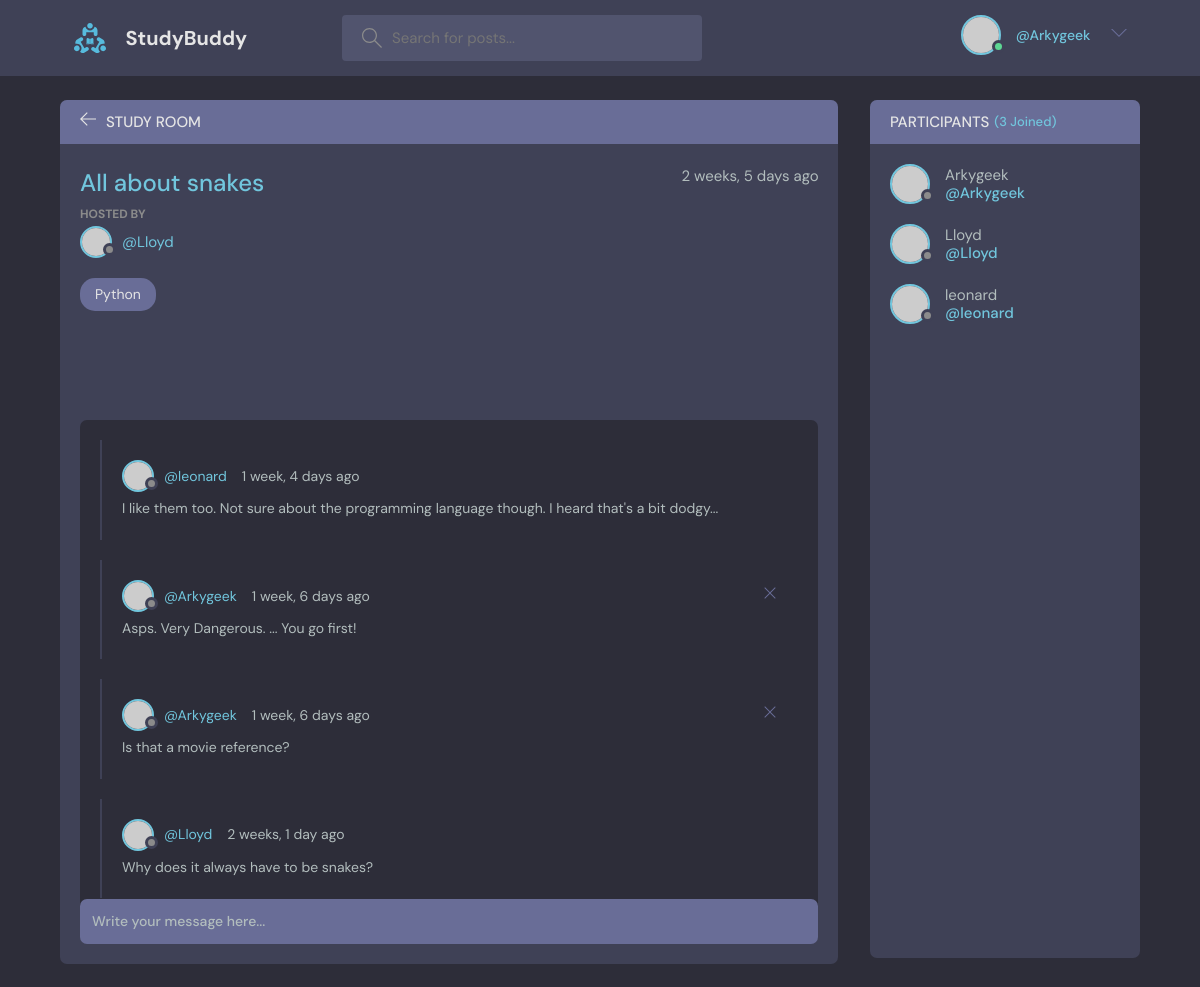
The page /room/8/ (signed in) on the database its author committed.
### base/models.py (models this page shows, shortened)
class Room(models.Model):
    host = models.ForeignKey(
        User,
        on_delete=models.SET_NULL,
        null=True)
    topic = models.ForeignKey(
        Topic,
        on_delete=models.SET_NULL,
        null=True)
    name = models.CharField(max_length=200)
    description = models.TextField(null=True, blank=True)
    participants = models.ManyToManyField(
        User,
        related_name='participants',
        blank=True)
    updated = models.DateTimeField(auto_now=True)
    created = models.DateTimeField(auto_now_add=True)
    class Meta:
        ordering = ['-updated', '-created']

class Topic(models.Model):
      name = models.CharField(max_length=200)
      def __str__(self):
          return self.name

class Message(models.Model):
    user = models.ForeignKey(User, on_delete=models.CASCADE)
    room = models.ForeignKey(Room, on_delete=models.CASCADE)
    body = models.TextField()
    updated = models.DateTimeField(auto_now=True)
    created = models.DateTimeField(auto_now_add=True)
    class Meta:
        ordering = ['-updated', '-created']

### base/views.py (the view, shortened to what this page needs)
# urls.py: path('room/<str:pk>/', views.room, name="room"),
def room(request, pk):
    room = Room.objects.get(id=pk)
    room_messages = room.message_set.all()
    participants = room.participants.all()
    context = { # this is the dictionary we pass to the function
      'room': room,
      'room_messages': room_messages,
      'participants' : participants,
    }
    return render(request, 'base/room.html', context)

### base/templates/base/room.html (shortened to what this page needs)
{% extends 'main.html' %}
{% block content %}
    <main class="profile-page layout layout--2">
      <div class="container">
        <div class="room">
          <div class="room__top">
            <div class="room__topLeft">
              <a href="{% url 'home' %}">
                <svg version="1.1" xmlns="http://www.w3.org/2000/svg" width="32" height="32" viewBox="0 0 32 32">
                  <title>arrow-left</title>
                  <path
                    d="M13.723 2.286l-13.723 13.714 13.719 13.714 1.616-1.611-10.96-10.96h27.625v-2.286h-27.625l10.965-10.965-1.616-1.607z"
                  ></path>
                </svg>
              </a>
              <h3>Study Room</h3>
            </div>
          </div>
          <div class="room__box scroll">
            <div class="room__header scroll">
              <div class="room__info">
                <h3>{{room.name}}</h3>
                <span>{{room.created|timesince}} ago</span>
              </div>
              <div class="room__hosted">
                <p>Hosted By</p>
                <a href="{% url 'user-profile' room.host.id %}" class="room__author">
                  <div class="avatar avatar--small">
                    <img src="https://randomuser.me/api/portraits/men/37.jpg" />
                  </div>
                  <span>@{{room.host.username}}</span>
                </a>
              </div>
              <span class="room__topics">{{room.topic}}</span>
            </div>
            <div class="room__conversation">
              <div class="threads scroll">
                {% for message in room_messages %}
                <div class="thread">
                  <div class="thread__top">
                    <div class="thread__author">
                      <a href="{% url 'user-profile' message.user.id %}" class="thread__authorInfo">
                        <div class="avatar avatar--small">
                          <img src="https://randomuser.me/api/portraits/men/37.jpg" />
                        </div>
                        <span>@{{message.user.username}}</span>
                      </a>
                      <span class="thread__date">{{message.created|timesince}} ago</span>
                    </div>
                    {% if request.user == message.user %}
                      <a href="{% url 'delete-message' message.id %}">
                        <div class="thread__delete">
                          <svg version="1.1" xmlns="http://www.w3.org/2000/svg" width="32" height="32" viewBox="0 0 32 32">
                            <title>remove</title>
                            <path
                              d="M27.314 6.019l-1.333-1.333-9.98 9.981-9.981-9.981-1.333 1.333 9.981 9.981-9.981 9.98 1.333 1.333 9.981-9.98 9.98 9.98 1.333-1.333-9.98-9.98 9.98-9.981z"
                            ></path>
                          </svg>
                        </div>
                      </a>
                    {% endif %}
                  </div>
                  <div class="thread__details">
                    {{message.body}}
                  </div>
                </div>
                {% endfor %}
              </div>
            </div>
          </div>
          <div class="room__message">
            <form action="" method='POST'>
              <input name="body" placeholder="Write your message here..." />
            </form>
          </div>
        </div>
        <div class="participants">
          <h3 class="participants__top">Participants <span>({{participants.count}} Joined)</span></h3>
          <div class="participants__list scroll">
            {% for user in participants %}
              <a href="{% url 'user-profile' user.id %}" class="participant">
                <div class="avatar avatar--medium">
                  <img src="https://randomuser.me/api/portraits/men/37.jpg" />
                </div>
                <p>
                  {{user.username}}
                  <span>@{{user.username}}</span>
                </p>
              </a>
            {% endfor %}
          </div>
        </div>
      </div>
    </main>
{% endblock content %}

### templates/navbar.html (shortened to what this page needs)
{% load static %}
<header class="header header--loggedIn">
  <div class="container">
    <a href="{% url 'home' %}" class="header__logo">
      <img src="{% static 'images/logo.svg' %}" />
      <h1>StudyBuddy</h1>
    </a>
    <form class="header__search"
          method="GET"
          action="{% url 'home' %}">
      <label>
        <input name='q' placeholder="Search for posts..." />
      </label>
    </form>
    <nav class="header__menu">
      {% if request.user.is_authenticated %}
        <div class="header__user">
          <a href="{% url 'update-user' %}">
            <div class="avatar avatar--medium active">
              <img src="https://randomuser.me/api/portraits/men/37.jpg" />
            </div>
            <p>
              <span>
                @{{ request.user.username }}
              </span>
            </p>
          </a>
          <button class="dropdown-button">
            <svg version="1.1"
                 xmlns="http://www.w3.org/2000/svg"
                 width="32"
                 height="32"
                 viewBox="0 0 32 32">
              <title>chevron-down</title>
              <path d="M16 21l-13-13h-3l16 16 16-16h-3l-13 13z"></path>
            </svg>
          </button>
        </div>
      {% else %}
        <a href="{% url 'login' %}">
          <img src="{% static 'images/avatar.svg' %}" />
          <p>Login</p>
        </a>
      {% endif %}
    </nav>
  </div>
</header>

### rows shown on the page
Room: name "All about snakes", created "2 weeks, 5 days", host.username "Lloyd", topic "Python"
Message: user.username "leonard", created "1 week, 4 days", body "I like them too. Not sure about the programming language though. I heard that's a bit dodgy..."
Message: user.username "Arkygeek", created "1 week, 6 days", body "Asps. Very Dangerous. ... You go first!"
Message: user.username "Arkygeek", created "1 week, 6 days", body "Is that a movie reference?"
Message: user.username "Lloyd", created "2 weeks, 1 day", body "Why does it always have to be snakes?"

### other values the page prints
{{ request.user.username }} "Arkygeek"
{{ participants.count }} "3"
{{ user.username }} "Arkygeek"
{{ user.username }} "Lloyd"
{{ user.username }} "leonard"
